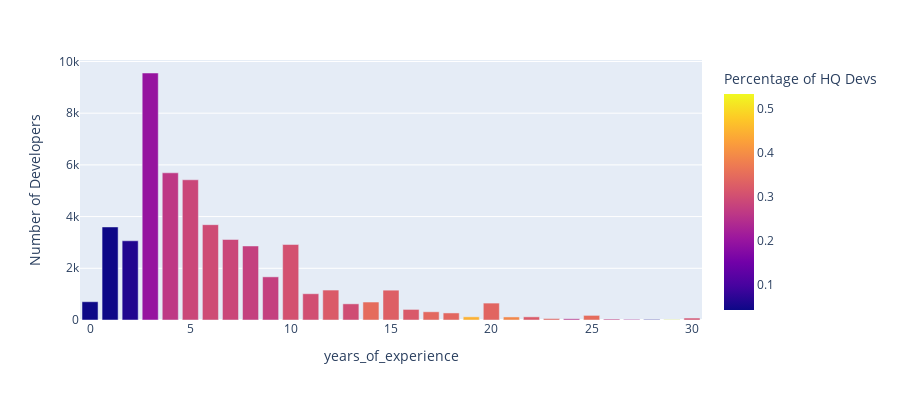
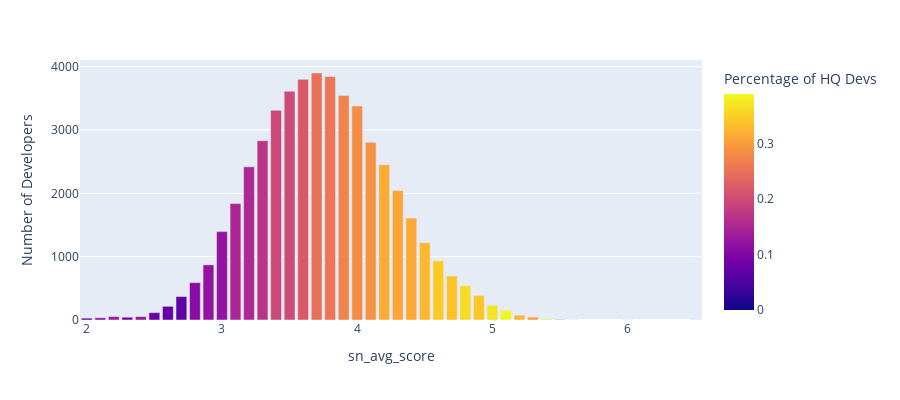
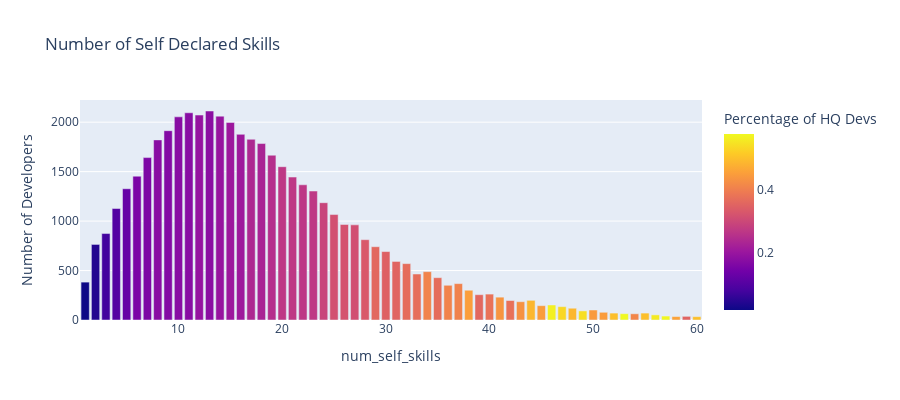

Notebook cell for these charts, in order:
### Code cell
df =data.loc[data['years_of_experience']<=30].groupby('years_of_experience').agg({'dev_id':'count', 'label':'mean'}).reset_index()
fig = px.bar(df, x='years_of_experience', y='dev_id',
             hover_data=['years_of_experience', 'label'], color='label',
             labels={'label':'Percentage of HQ Devs', 'dev_id':'Number of Developers'}, height=400)
fig.show()


data['sn_avg_score'] = round(data['sn_avg_score'],1)
df =data.groupby('sn_avg_score').agg({'dev_id':'count', 'label':'mean'}).reset_index()
fig = px.bar(df, x='sn_avg_score', y='dev_id',
             hover_data=['sn_avg_score', 'label'], color='label',
             labels={'label':'Percentage of HQ Devs', 'dev_id':'Number of Developers'}, height=400)
fig.show()


df =data.loc[data['num_self_skills']<=60].groupby('num_self_skills').agg({'dev_id':'count', 'label':'mean'}).reset_index()
fig = px.bar(df, x='num_self_skills', y='dev_id',
             hover_data=['num_self_skills', 'label'], color='label',
             labels={'label':'Percentage of HQ Devs', 'dev_id':'Number of Developers'}, title='Number of Self Declared Skills', height=400)
fig.show()


# drop based on variance for contin
# and for bin if smaller class is less than 2%

### Figure 1 — Plotly figure (JSON) as saved in the notebook; plotly's stock layout.template omitted (floating-point values rounded to 4 significant figures)
{"data": [{"alignmentgroup": "True", "customdata": [[0.04243], [0.04335], [0.06168], [0.1983], [0.2624], [0.2876], [0.2959], [0.2876], [0.2756], [0.2756], [0.3049], [0.3002], [0.3212], [0.2976], [0.3496], [0.3284], [0.3178], [0.3428], [0.3407], [0.4472], [0.3379], [0.3898], [0.3197], [0.3393], [0.2553], [0.3483], [0.2778], [0.24], [0.04762], [0.5333], [0.3067]], "hovertemplate": "years_of_experience=%{x}<br>Number of Developers=%{y}<br>Percentage of HQ Devs=%{marker.color}<extra></extra>", "legendgroup": "", "marker": {"color": [0.04243, 0.04335, 0.06168, 0.1983, 0.2624, 0.2876, 0.2959, 0.2876, 0.2756, 0.2756, 0.3049, 0.3002, 0.3212, 0.2976, 0.3496, 0.3284, 0.3178, 0.3428, 0.3407, 0.4472, 0.3379, 0.3898, 0.3197, 0.3393, 0.2553, 0.3483, 0.2778, 0.24, 0.04762, 0.5333, 0.3067], "coloraxis": "coloraxis", "pattern": {"shape": ""}}, "name": "", "offsetgroup": "", "orientation": "v", "showlegend": false, "textposition": "auto", "type": "bar", "x": [0, 1, 2, 3, 4, 5, 6, 7, 8, 9, 10, 11, 12, 13, 14, 15, 16, 17, 18, 19, 20, 21, 22, 23, 24, 25, 26, 27, 28, 29, 30], "xaxis": "x", "y": [707, 3599, 3064, 9554, 5693, 5424, 3687, 3115, 2863, 1669, 2919, 1016, 1158, 625, 695, 1154, 409, 318, 273, 123, 654, 118, 122, 56, 47, 178, 36, 25, 21, 15, 75], "yaxis": "y"}], "layout": {"barmode": "relative", "coloraxis": {"colorbar": {"title": {"text": "Percentage of HQ Devs"}}, "colorscale": [[0, "#0d0887"], [0.1111, "#46039f"], [0.2222, "#7201a8"], [0.3333, "#9c179e"], [0.4444, "#bd3786"], [0.5556, "#d8576b"], [0.6667, "#ed7953"], [0.7778, "#fb9f3a"], [0.8889, "#fdca26"], [1, "#f0f921"]]}, "height": 400, "legend": {"tracegroupgap": 0}, "margin": {"t": 60}, "xaxis": {"anchor": "y", "domain": [0, 1], "title": {"text": "years_of_experience"}}, "yaxis": {"anchor": "x", "domain": [0, 1], "title": {"text": "Number of Developers"}}}}

### Figure 2 — Plotly figure (JSON) as saved in the notebook; plotly's stock layout.template omitted (floating-point values rounded to 4 significant figures)
{"data": [{"alignmentgroup": "True", "customdata": [[0.06897], [0.1143], [0.1296], [0.09091], [0.1296], [0.07759], [0.07407], [0.06757], [0.1102], [0.1206], [0.1218], [0.1496], [0.1521], [0.1686], [0.1954], [0.2002], [0.2189], [0.2479], [0.2542], [0.2709], [0.2829], [0.2877], [0.3151], [0.3092], [0.3139], [0.3287], [0.3469], [0.3372], [0.361], [0.3411], [0.3691], [0.3882], [0.3289], [0.3043], [0.3889], [0.25], [0], [0], [0]], "hovertemplate": "sn_avg_score=%{x}<br>Number of Developers=%{y}<br>Percentage of HQ Devs=%{marker.color}<extra></extra>", "legendgroup": "", "marker": {"color": [0.06897, 0.1143, 0.1296, 0.09091, 0.1296, 0.07759, 0.07407, 0.06757, 0.1102, 0.1206, 0.1218, 0.1496, 0.1521, 0.1686, 0.1954, 0.2002, 0.2189, 0.2479, 0.2542, 0.2709, 0.2829, 0.2877, 0.3151, 0.3092, 0.3139, 0.3287, 0.3469, 0.3372, 0.361, 0.3411, 0.3691, 0.3882, 0.3289, 0.3043, 0.3889, 0.25, 0, 0, 0], "coloraxis": "coloraxis", "pattern": {"shape": ""}}, "name": "", "offsetgroup": "", "orientation": "v", "showlegend": false, "textposition": "auto", "type": "bar", "x": [2, 2.1, 2.2, 2.3, 2.4, 2.5, 2.6, 2.7, 2.8, 2.9, 3, 3.1, 3.2, 3.3, 3.4, 3.5, 3.6, 3.7, 3.8, 3.9, 4, 4.1, 4.2, 4.3, 4.4, 4.5, 4.6, 4.7, 4.8, 4.9, 5, 5.1, 5.2, 5.3, 5.4, 5.5, 5.6, 6, 6.5], "xaxis": "x", "y": [29, 35, 54, 44, 54, 116, 216, 370, 590, 871, 1396, 1838, 2419, 2830, 3311, 3612, 3800, 3900, 3844, 3544, 3379, 2805, 2453, 2044, 1609, 1220, 934, 694, 543, 387, 233, 152, 76, 46, 18, 8, 1, 1, 1], "yaxis": "y"}], "layout": {"barmode": "relative", "coloraxis": {"colorbar": {"title": {"text": "Percentage of HQ Devs"}}, "colorscale": [[0, "#0d0887"], [0.1111, "#46039f"], [0.2222, "#7201a8"], [0.3333, "#9c179e"], [0.4444, "#bd3786"], [0.5556, "#d8576b"], [0.6667, "#ed7953"], [0.7778, "#fb9f3a"], [0.8889, "#fdca26"], [1, "#f0f921"]]}, "height": 400, "legend": {"tracegroupgap": 0}, "margin": {"t": 60}, "xaxis": {"anchor": "y", "domain": [0, 1], "title": {"text": "sn_avg_score"}}, "yaxis": {"anchor": "x", "domain": [0, 1], "title": {"text": "Number of Developers"}}}}

### Figure 3 — Plotly figure (JSON) as saved in the notebook; plotly's stock layout.template omitted (floating-point values rounded to 4 significant figures)
{"data": [{"alignmentgroup": "True", "customdata": [[0.01567], [0.03927], [0.07437], [0.09849], [0.1236], [0.1534], [0.1571], [0.1746], [0.1656], [0.1738], [0.1737], [0.1926], [0.1779], [0.1955], [0.2053], [0.2072], [0.2359], [0.2281], [0.2503], [0.2671], [0.2671], [0.2648], [0.2676], [0.2917], [0.3152], [0.3199], [0.3129], [0.33], [0.359], [0.3454], [0.3514], [0.3667], [0.3699], [0.409], [0.3668], [0.4074], [0.4049], [0.4518], [0.3594], [0.3779], [0.4372], [0.3756], [0.4324], [0.4874], [0.4483], [0.5658], [0.5333], [0.4874], [0.5435], [0.4455], [0.4487], [0.5], [0.5781], [0.4127], [0.5], [0.5577], [0.575], [0.4571], [0.3514], [0.5]], "hovertemplate": "num_self_skills=%{x}<br>Number of Developers=%{y}<br>Percentage of HQ Devs=%{marker.color}<extra></extra>", "legendgroup": "", "marker": {"color": [0.01567, 0.03927, 0.07437, 0.09849, 0.1236, 0.1534, 0.1571, 0.1746, 0.1656, 0.1738, 0.1737, 0.1926, 0.1779, 0.1955, 0.2053, 0.2072, 0.2359, 0.2281, 0.2503, 0.2671, 0.2671, 0.2648, 0.2676, 0.2917, 0.3152, 0.3199, 0.3129, 0.33, 0.359, 0.3454, 0.3514, 0.3667, 0.3699, 0.409, 0.3668, 0.4074, 0.4049, 0.4518, 0.3594, 0.3779, 0.4372, 0.3756, 0.4324, 0.4874, 0.4483, 0.5658, 0.5333, 0.4874, 0.5435, 0.4455, 0.4487, 0.5, 0.5781, 0.4127, 0.5, 0.5577, 0.575, 0.4571, 0.3514, 0.5], "coloraxis": "coloraxis", "pattern": {"shape": ""}}, "name": "", "offsetgroup": "", "orientation": "v", "showlegend": false, "textposition": "auto", "type": "bar", "x": [1, 2, 3, 4, 5, 6, 7, 8, 9, 10, 11, 12, 13, 14, 15, 16, 17, 18, 19, 20, 21, 22, 23, 24, 25, 26, 27, 28, 29, 30, 31, 32, 33, 34, 35, 36, 37, 38, 39, 40, 41, 42, 43, 44, 45, 46, 47, 48, 49, 50, 51, 52, 53, 54, 55, 56, 57, 58, 59, 60], "xaxis": "x", "y": [383, 764, 874, 1127, 1327, 1454, 1642, 1821, 1914, 2054, 2095, 2072, 2113, 2061, 1997, 1877, 1827, 1784, 1666, 1550, 1445, 1367, 1304, 1186, 1066, 966, 962, 812, 741, 692, 592, 570, 465, 489, 428, 351, 368, 301, 256, 262, 231, 197, 185, 199, 145, 152, 135, 119, 92, 101, 78, 70, 64, 63, 70, 52, 40, 35, 37, 34], "yaxis": "y"}], "layout": {"barmode": "relative", "coloraxis": {"colorbar": {"title": {"text": "Percentage of HQ Devs"}}, "colorscale": [[0, "#0d0887"], [0.1111, "#46039f"], [0.2222, "#7201a8"], [0.3333, "#9c179e"], [0.4444, "#bd3786"], [0.5556, "#d8576b"], [0.6667, "#ed7953"], [0.7778, "#fb9f3a"], [0.8889, "#fdca26"], [1, "#f0f921"]]}, "height": 400, "legend": {"tracegroupgap": 0}, "title": {"text": "Number of Self Declared Skills"}, "xaxis": {"anchor": "y", "domain": [0, 1], "title": {"text": "num_self_skills"}}, "yaxis": {"anchor": "x", "domain": [0, 1], "title": {"text": "Number of Developers"}}}}
